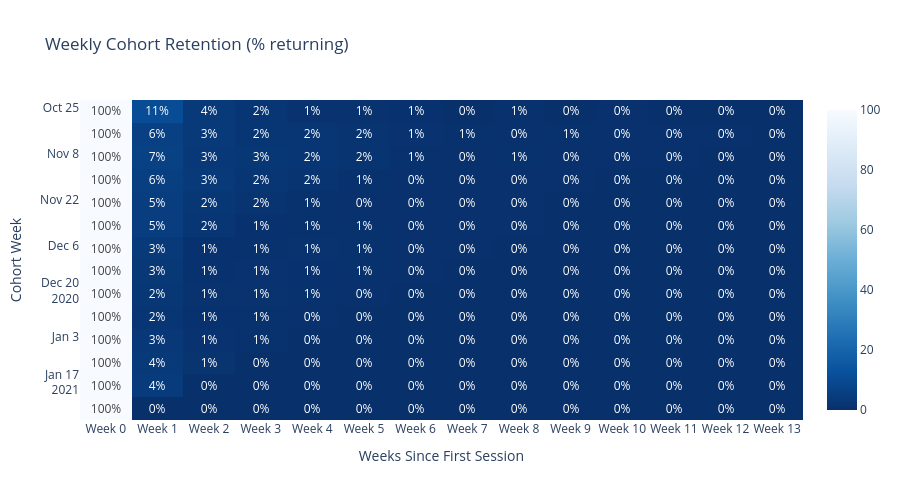

The cell this chart's notebook holds for it:
### Code cell
# ── Section 8b: Retention heatmap ─────────────────────────────────────────
# Pivot: rows = acquisition week, columns = weeks since first session.
cohort_pivot = (
    cohort_df
    .pivot(index="cohort_week", columns="weeks_since_cohort", values="active_users")
    .fillna(0).astype(int)
)
# Normalize each cohort row by Week 0 (100% = everyone in acquisition week).
cohort_pct = cohort_pivot.div(cohort_pivot[0], axis=0).multiply(100).round(1)
cohort_pct.index   = cohort_pct.index.astype(str)
cohort_pct.columns = [f"Week {c}" for c in cohort_pct.columns]

print("Retention matrix (% of cohort returning):")
display(cohort_pct)

z    = cohort_pct.values.tolist()
txt  = [[f"{v:.0f}%" for v in row] for row in z]

fig_ret = go.Figure(go.Heatmap(
    z=z, x=cohort_pct.columns.tolist(), y=cohort_pct.index.tolist(),
    text=txt, texttemplate="%{text}",
    colorscale="Blues", reversescale=True, zmin=0, zmax=100,
))
fig_ret.update_layout(
    title="Weekly Cohort Retention (% returning)",
    xaxis_title="Weeks Since First Session",
    yaxis_title="Cohort Week",
    height=500,
    yaxis_autorange="reversed",
)
fig_ret.show()

# Headline retention KPIs averaged across all cohort weeks in the window.
if "Week 1" in cohort_pct.columns:
    print(f"
Avg Week-1 retention: {cohort_pct['Week 1'].mean():.1f}%")
if "Week 2" in cohort_pct.columns:
    print(f"Avg Week-2 retention: {cohort_pct['Week 2'].mean():.1f}%")

### Figure 1 — Plotly figure (JSON) as saved in the notebook; plotly's stock layout.template omitted (floating-point values rounded to 4 significant figures; data arrays with more than 128 entries replaced by an {"elided": "..."} marker saying what was removed)
{"data": [{"colorscale": [[0, "rgb(247,251,255)"], [0.125, "rgb(222,235,247)"], [0.25, "rgb(198,219,239)"], [0.375, "rgb(158,202,225)"], [0.5, "rgb(107,174,214)"], [0.625, "rgb(66,146,198)"], [0.75, "rgb(33,113,181)"], [0.875, "rgb(8,81,156)"], [1, "rgb(8,48,107)"]], "reversescale": true, "text": {"elided": "14x14 str values"}, "texttemplate": "%{text}", "type": "heatmap", "x": ["Week 0", "Week 1", "Week 2", "Week 3", "Week 4", "Week 5", "Week 6", "Week 7", "Week 8", "Week 9", "Week 10", "Week 11", "Week 12", "Week 13"], "y": ["2020-10-26", "2020-11-02", "2020-11-09", "2020-11-16", "2020-11-23", "2020-11-30", "2020-12-07", "2020-12-14", "2020-12-21", "2020-12-28", "2021-01-04", "2021-01-11", "2021-01-18", "2021-01-25"], "z": {"elided": "14x14 float values"}, "zmax": 100, "zmin": 0}], "layout": {"height": 500, "title": {"text": "Weekly Cohort Retention (% returning)"}, "xaxis": {"title": {"text": "Weeks Since First Session"}}, "yaxis": {"autorange": "reversed", "title": {"text": "Cohort Week"}}}}
